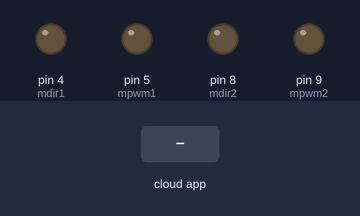
A sketch run on a simulated Arduino Uno, built with avr-gcc and run on an emulated ATmega328P. On the bench: output pins drawn as LEDs (lit = HIGH). Inputs (shaded band) come from the test bench. The ROS host is connected and sends only what is stated.

Above: at 1.3 s.
1.4 s: the phone or cloud app sets linear.x to -100
At 2.3 s:
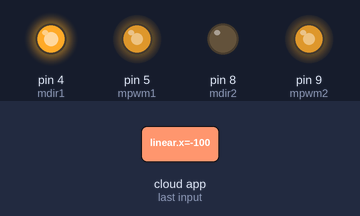
3.0 s: the phone or cloud app sets angular.z to -100
At 3.5 s:
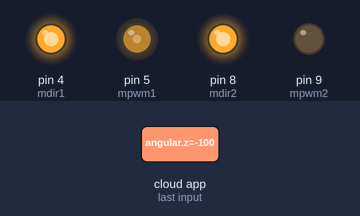
4.5 s: the phone or cloud app sets linear.x to 0
At 5.7 s:
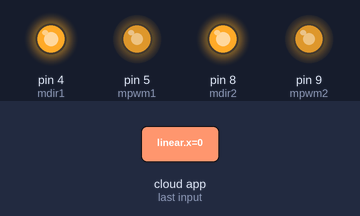
6.0 s: the phone or cloud app sets angular.z to 0
At 7.1 s:
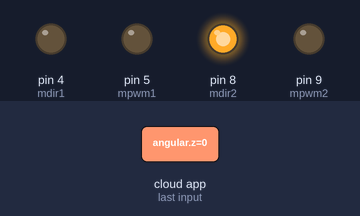
7.5 s: the phone or cloud app sets linear.x to 100
At 8.4 s:
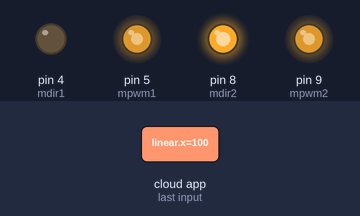
9.0 s: the phone or cloud app sets angular.z to 100
At 9.6 s:
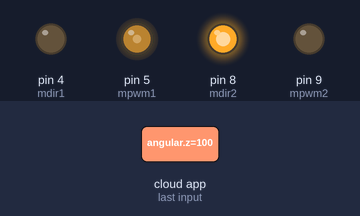
Timing chart, 0 to 11.5 s (numbered marks = the images above; inputs shaded):
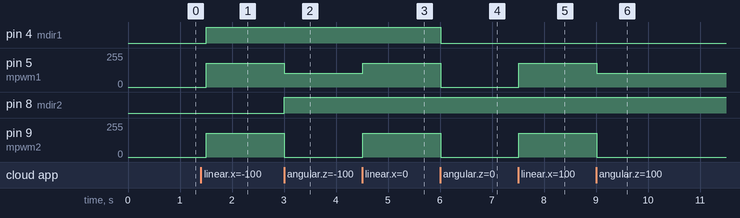

The sketch:

chotu_bot.ino
```cpp
#include <ros.h>
#include <std_msgs/Float32.h>
#include <geometry_msgs/Twist.h>

int mpwm1 =5;
int mdir1 =4;
int mpwm2 =9;
int mdir2 =8;

ros::NodeHandle  nh;

float u,v,vel1,vel2;
void messageCb( const geometry_msgs::Twist &msg1){
    u=msg1.linear.x;
    v=msg1.angular.z;
    vel1=(u+v)*180.3;
    vel2=(u-v)*180.3;

     if(vel1>=0 && vel2>=0)    //upper
     {
      analogWrite(5,abs(vel1));
      digitalWrite(4,LOW);
      analogWrite(9,abs(vel2));
      digitalWrite(8,HIGH);
     }

     else if(vel1>=0 && vel2<=0)   //right
     {
      analogWrite(5,abs(vel1));
      digitalWrite(4,LOW);
      analogWrite(9,abs(vel2));               //set according to hardware directions!!
      digitalWrite(8,LOW);
     }

     else if(vel1<=0 && vel2>=0)    //left
     {
      analogWrite(5,abs(vel1));
      digitalWrite(4,HIGH);
      analogWrite(9,abs(vel2));
      digitalWrite(8,HIGH);
     }

     else if(vel1<=0 && vel2<=0)    //lower
     {
      analogWrite(5,abs(vel1));
      digitalWrite(4,HIGH);
      analogWrite(9,abs(vel2));
      digitalWrite(8,LOW);
     }
}

ros::Subscriber<geometry_msgs::Twist> sub("cmd_vel", &messageCb );


void setup()
{
  pinMode(mpwm1,OUTPUT);
  pinMode(mdir1,OUTPUT);
  pinMode(mpwm2,OUTPUT);
  pinMode(mdir2,OUTPUT);
  nh.initNode();
  nh.getHardware()->setBaud(115200);
  Serial.begin(115200);
  nh.subscribe(sub);
}

void loop()
{
  nh.spinOnce();
  delay(500);
}
```

Measured:
- after the input at 1.4 s, pin 4 (mdir1): LOW → HIGH after 0.10 s; pin 5 (mpwm1), pin 9 (mpwm2): 0/255 → 180/255 after 0.10 s
- after the input at 3.0 s, pin 5 (mpwm1): 180/255 → 104/255 at once; pin 8 (mdir2): LOW → HIGH at once; pin 9 (mpwm2): 180/255 → 0/255 at once
- after the input at 4.5 s, pin 5 (mpwm1): 104/255 → 180/255 at once; pin 9 (mpwm2): 0/255 → 180/255 at once
- after the input at 6.0 s, pin 4 (mdir1): HIGH → LOW at once; pin 5 (mpwm1), pin 9 (mpwm2): 180/255 → 0/255 at once
- after the input at 7.5 s, pin 5 (mpwm1), pin 9 (mpwm2): 0/255 → 180/255 at once
- after the input at 9.0 s, pin 5 (mpwm1): 180/255 → 104/255 at once; pin 9 (mpwm2): 180/255 → 0/255 at once
